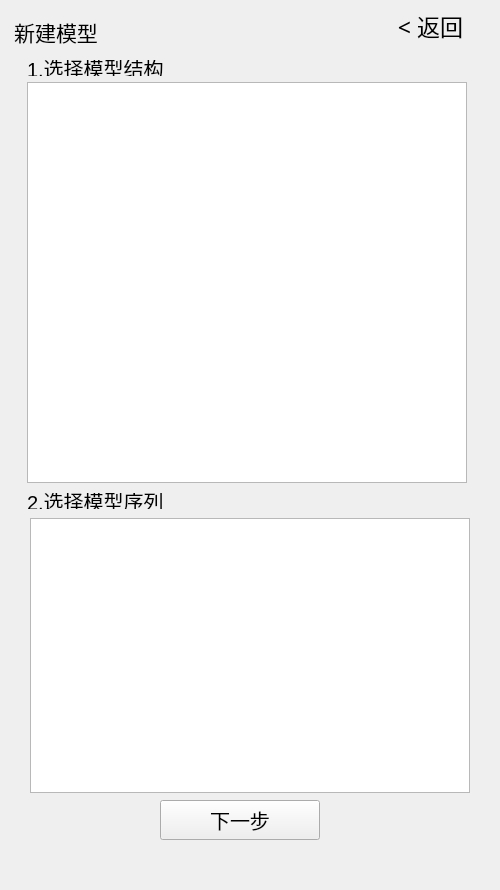
      <widget class="QWidget" name="tabModelStructration">
       <attribute name="title">
        <string>建模结构</string>
       </attribute>
       <widget class="QWidget" name="widget_6" native="true">
        <property name="geometry">
         <rect>
          <x>0</x>
          <y>0</y>
          <width>491</width>
          <height>881</height>
         </rect>
        </property>
        <widget class="QPushButton" name="btn_model_next">
         <property name="geometry">
          <rect>
           <x>160</x>
           <y>800</y>
           <width>160</width>
           <height>40</height>
          </rect>
         </property>
         <property name="font">
          <font>
           <pointsize>15</pointsize>
          </font>
         </property>
         <property name="text">
          <string>下一步</string>
         </property>
        </widget>
        <widget class="QLabel" name="label_16">
         <property name="geometry">
          <rect>
           <x>27</x>
           <y>493</y>
           <width>251</width>
           <height>16</height>
          </rect>
         </property>
         <property name="font">
          <font>
           <pointsize>15</pointsize>
          </font>
         </property>
         <property name="text">
          <string>2.选择模型序列</string>
         </property>
        </widget>
        <widget class="QLabel" name="label_7">
         <property name="geometry">
          <rect>
           <x>12</x>
           <y>16</y>
           <width>88</width>
           <height>32</height>
          </rect>
         </property>
         <property name="font">
          <font>
           <family>微软雅黑 Light</family>
           <pointsize>16</pointsize>
          </font>
         </property>
         <property name="text">
          <string>新建模型</string>
         </property>
         <property name="alignment">
          <set>Qt::AlignCenter</set>
         </property>
        </widget>
        <widget class="QListWidget" name="listWidgetStructure">
         <property name="geometry">
          <rect>
           <x>27</x>
           <y>82</y>
           <width>440</width>
           <height>401</height>
          </rect>
         </property>
         <property name="styleSheet">
          <string notr="true">QListWidget::item
{
background: #252A33;
}</string>
         </property>
         <property name="verticalScrollBarPolicy">
          <enum>Qt::ScrollBarAlwaysOff</enum>
         </property>
         <property name="horizontalScrollBarPolicy">
          <enum>Qt::ScrollBarAlwaysOff</enum>
         </property>
         <property name="verticalScrollMode">
          <enum>QAbstractItemView::ScrollPerPixel</enum>
         </property>
         <property name="flow">
          <enum>QListView::LeftToRight</enum>
         </property>
         <property name="resizeMode">
          <enum>QListView::Adjust</enum>
         </property>
         <property name="spacing">
          <number>5</number>
         </property>
         <property name="viewMode">
          <enum>QListView::IconMode</enum>
         </property>
        </widget>
        <widget class="QListWidget" name="listWidgetSequence">
         <property name="geometry">
          <rect>
           <x>30</x>
           <y>518</y>
           <width>440</width>
           <height>275</height>
          </rect>
         </property>
         <property name="styleSheet">
          <string notr="true">QListWidget::item
{
background: #252A33;
}</string>
         </property>
         <property name="verticalScrollBarPolicy">
          <enum>Qt::ScrollBarAlwaysOff</enum>
         </property>
         <property name="horizontalScrollBarPolicy">
          <enum>Qt::ScrollBarAlwaysOff</enum>
         </property>
         <property name="verticalScrollMode">
          <enum>QAbstractItemView::ScrollPerPixel</enum>
         </property>
         <property name="resizeMode">
          <enum>QListView::Adjust</enum>
         </property>
        </widget>
        <widget class="QLabel" name="label_15">
         <property name="geometry">
          <rect>
           <x>27</x>
           <y>60</y>
           <width>251</width>
           <height>16</height>
          </rect>
         </property>
         <property name="font">
          <font>
           <pointsize>15</pointsize>
          </font>
         </property>
         <property name="text">
          <string>1.选择模型结构</string>
         </property>
        </widget>
        <widget class="QPushButton" name="btnBack2View">
         <property name="geometry">
          <rect>
           <x>390</x>
           <y>10</y>
           <width>81</width>
           <height>31</height>
          </rect>
         </property>
         <property name="sizePolicy">
          <sizepolicy hsizetype="Minimum" vsizetype="Preferred">
           <horstretch>0</horstretch>
           <verstretch>0</verstretch>
          </sizepolicy>
         </property>
         <property name="font">
          <font>
           <family>微软雅黑 Light</family>
           <pointsize>17</pointsize>
          </font>
         </property>
         <property name="focusPolicy">
          <enum>Qt::NoFocus</enum>
         </property>
         <property name="text">
          <string>&lt; 返回</string>
         </property>
         <property name="flat">
          <bool>true</bool>
         </property>
        </widget>
       </widget>
      </widget>
